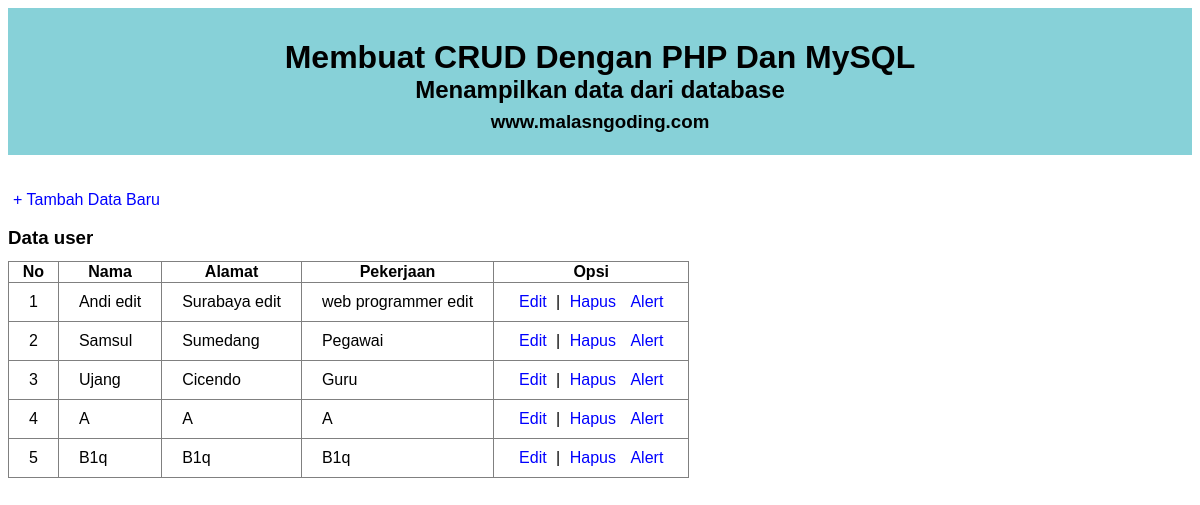
The page / on the database its author committed.
### tables this page shows
CREATE TABLE `user` (
  `id` int(11) NOT NULL,
  `nama` varchar(50) NOT NULL,
  `alamat` text NOT NULL,
  `pekerjaan` varchar(50) NOT NULL
);

### index.php (the view, shortened to what this page needs)
<html>
<head>
	<link rel="stylesheet" type="text/css" href="style.css">
	<link rel="stylesheet" type="text/css" href="https://cdn.jsdelivr.net/npm/sweetalert2@9.17.2/dist/sweetalert2.min.css">
</head>
<body>
	<div class="judul">
		<h1>Membuat CRUD Dengan PHP Dan MySQL</h1>
		<h2>Menampilkan data dari database</h2>
		<h3>www.malasngoding.com</h3>
	</div>
	<br/>
	<br/>
	<a class="tombol" href="input.php">+ Tambah Data Baru</a>
	<h3>Data user</h3>
	<table border="1" class="table">
		<tr>
			<th>No</th>
			<th>Nama</th>
			<th>Alamat</th>
			<th>Pekerjaan</th>
			<th>Opsi</th>
		</tr>
		<?php
		include "koneksi.php";
		$sql = "SELECT * FROM user";
		$query_mysql = mysqli_query($host, $sql) or die(mysqli_error());
		$nomor = 1;
		while($data = mysqli_fetch_array($query_mysql)){
		?>
		<tr>
			<td><?php echo $nomor++; ?></td>
			<td><?php echo $data['nama']; ?></td>
			<td><?php echo $data['alamat']; ?></td>
			<td><?php echo $data['pekerjaan']; ?></td>
			<td>
				<a class="edit" href="edit.php?id=<?php echo $data['id']; ?>">Edit</a> |
				<a class="hapus" href="#" onclick="onHapus(<?php echo $data['id']; ?>)">Hapus</a>
				<a class="hapus" href="#" onclick="testAlert()">Alert</a>
			</td>
		</tr>
		<?php } ?>
	</table>
</body>
</html>

### style.css (style rules this page uses)
body { font-family: 'arial'; color: #000; }
.judul { background: #87D1D8; padding: 10px; text-align: center; }
.judul h1,h2,h3 { height: 15px; }
a { color: blue; padding: 5px; text-decoration: none; }
.table { border-collapse: collapse; }
table.table th th , table.table tr td { padding: 10px 20px ; }

### rows shown on the page
user: nama "Andi edit", alamat "Surabaya edit", pekerjaan "web programmer edit"
user: nama "Samsul", alamat "Sumedang", pekerjaan "Pegawai"
user: nama "Ujang", alamat "Cicendo", pekerjaan "Guru"
user: nama "A", alamat "A", pekerjaan "A"
user: nama "B1q", alamat "B1q", pekerjaan "B1q"
